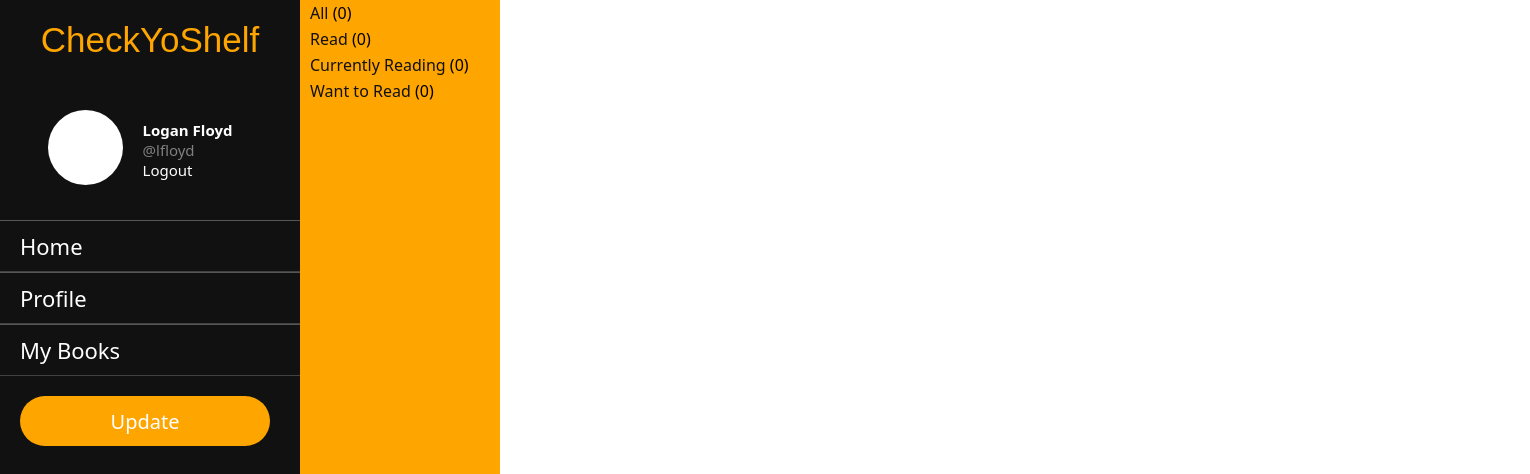
Before: /mharris/bookshelves (signed in) with the older database file.
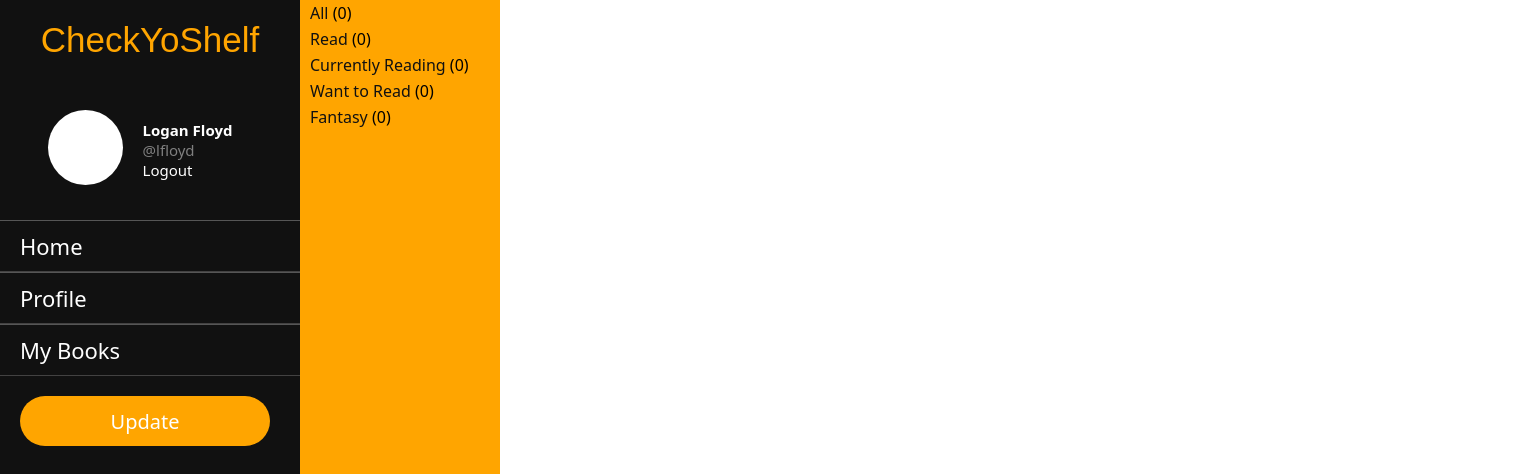
After: the same page with the newer database file.
### app/models.py (models this page shows)
class Bookshelf(models.Model):
    profile = models.ForeignKey(
        Profile, on_delete=models.CASCADE, related_name="profile", null=True
    )
    books = models.ManyToManyField(Book, blank=True, related_name="books")
    name = models.CharField(max_length=200)
    def __str__(self):
        return self.name

### app/views.py (the view)
# urls.py: path("<str:username>/bookshelves", bookshelf_view, name="bookshelves"),
@login_required(login_url="login")
def bookshelf_view(request, username):
    context = {}
    current_user = request.user
    my_profile = Profile.objects.get(user=current_user)
    try:
        user = User.objects.get(username=username)
        profile = Profile.objects.get(user=user)
    except:
        user = None
        profile = None
    default_bookshelves = Bookshelf.objects.filter(profile=profile).filter(
        Q(name="All")
    )
    created_bookshelves = Bookshelf.objects.filter(profile=profile).exclude(
        Q(name="All")
    )
    default_bookshelves_count = {}
    created_bookshelves_count = {}
    for shelf in default_bookshelves:
        shelf_books = shelf.books.all()
        default_bookshelves_count[shelf] = shelf_books.count()
    for shelf in created_bookshelves:
        shelf_books = shelf.books.all()
        created_bookshelves_count[shelf] = shelf_books.count()
    context["current_user"] = current_user
    context["my_profile"] = my_profile
    context["user"] = user
    context["profile"] = profile
    context["default_bookshelves_count"] = default_bookshelves_count
    context["created_bookshelves_count"] = created_bookshelves_count
    return render(request, "bookshelves.html", context)

### app/templates/bookshelves.html (shortened to what this page needs)
{% extends "base.html" %}  {% block content %}
<div class="bookshelf-nav">
  <ul>
    {% for shelf, count in default_bookshelves_count.items %}
    <li>
      <a href="{% url "books" profile.user shelf %}">{{ shelf }}</a> ({{ count }})
    </li>
    {% endfor %}
  </ul>
  <ul>
    {% for shelf, count in created_bookshelves_count.items %}
    <li>
      <a href="{% url "books" profile.user shelf %}">{{ shelf }}</a> ({{ count }})
    </li>
    {% endfor %}
  </ul>
</div>
<div class="book-list">{% block books %}{% endblock books %}</div>
{% endblock content %}

Changed rows visible on the page:
added Bookshelf: name "Fantasy", count "0"
